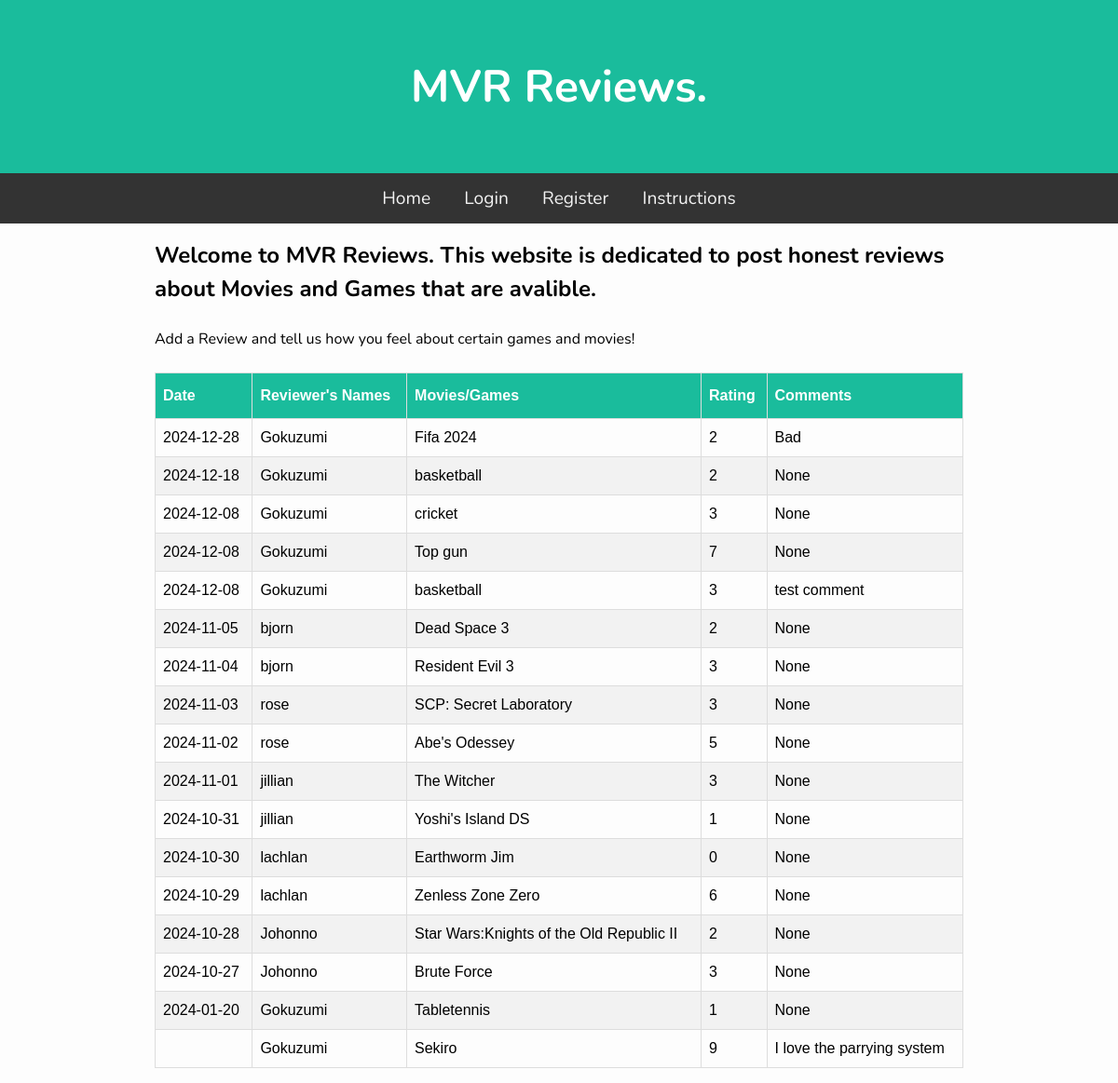
Before: / with the older database file.
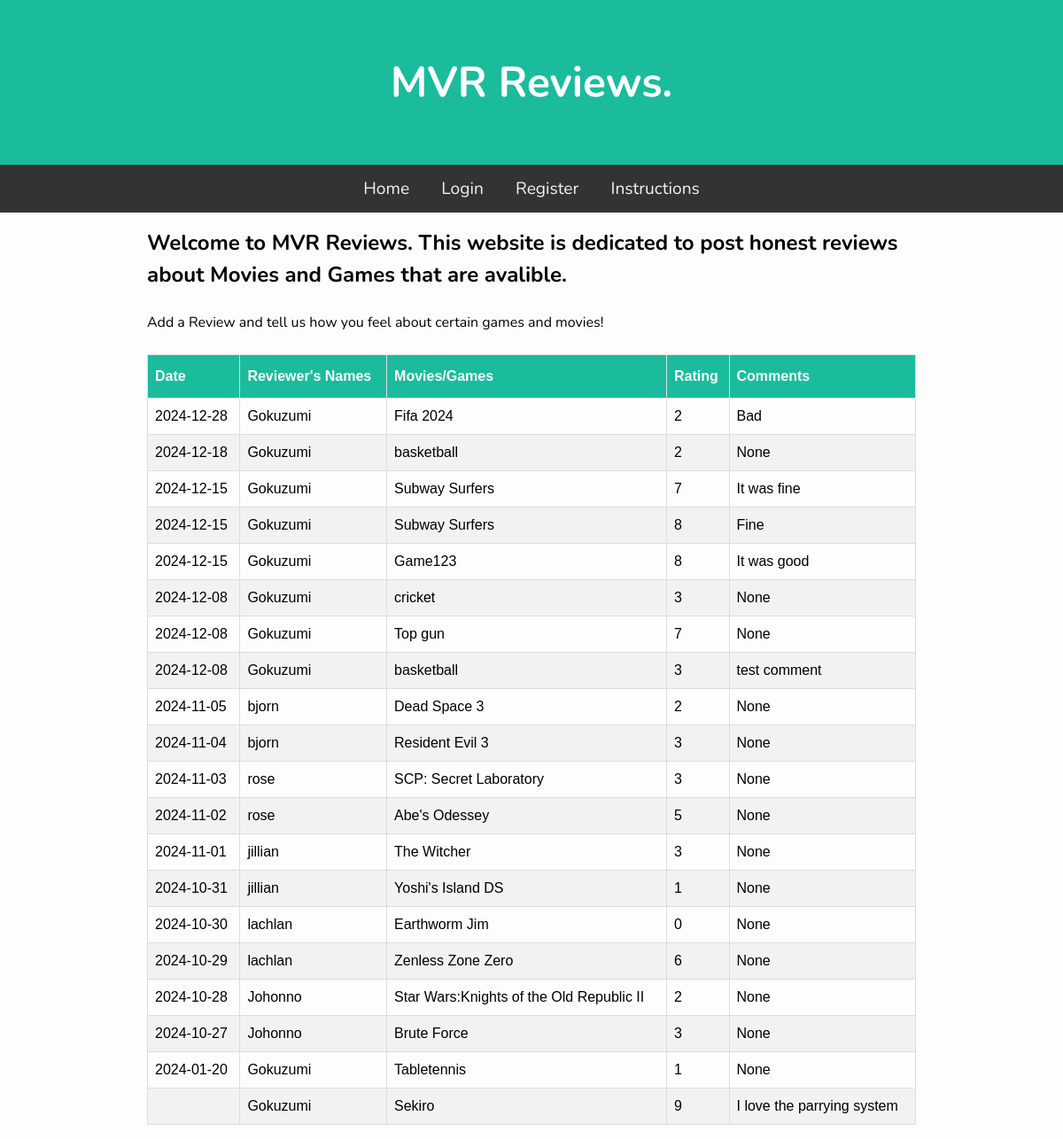
After: the same page with the newer database file.
### tables this page shows
CREATE TABLE "Reviews"(id INTEGER PRIMARY KEY AUTOINCREMENT,
                    user_id INTEGER,
                    date DATE NOT NULL,
                    score INTEGER,
                    game TEXT NOT NULL, COMMENTS TEXT);

CREATE TABLE Users(id INTEGER PRIMARy KEY AUTOINCREMENT,
                    username TEXT UNIQUE NOT NULL,
                    password NOT NULL);

### main.py (the view)
@app.route("/")
def Home():
    reviewData = db.GetAllReviews()
    return render_template("index.html", reviews=reviewData)

### db.py (called while the page is built)
def GetDB():
    db = sqlite3.connect(".database/mvr.db")
    db.row_factory = sqlite3.Row
    return db

def GetAllReviews():
    db = GetDB()
    reviews = db.execute("""SELECT Reviews.date, Reviews.game, Reviews.score, Users.username, Reviews.comments
                            FROM Reviews JOIN Users ON Reviews.user_id = Users.id
                            ORDER BY date DESC""").fetchall()
    db.close()
    return reviews

### templates/index.html (shortened to what this page needs)
{% extends "base.html" %}
{% block content %}
<h2>Welcome to MVR Reviews. This website is dedicated to post honest reviews about Movies and Games that are avalible.</h2>
<div class="container">
    <p><br> Add a Review and tell us how you feel about certain games and movies!</br></p>
</div>
<br>
<table class="review_table">
    <thead>
        <th>Date</th>
        <th>Reviewer's Names</th>
        <th>Movies/Games</th>
        <th>Rating</th>
        <th>Comments</th>
    </thead>
    <tbody>
        {% for review in reviews %}
        <tr>
            <td>{{ review['date'] }}</td>
            <td>{{ review['username'] }}</td>
            <td>{{ review['game'] }}</td>
            <td>{{ review['score'] }}</td>
            <td>{{review['comments']}}</td>
        </tr>
        {% endfor %}
    </tbody>
</table>
{% endblock %}

### templates/base.html (shortened to what this page needs)
<!DOCTYPE html>
<html lang="en">
<head>
    <link rel="stylesheet" href="static/css/style.css" />
</head>
<body>
    <h1 class="banner">MVR Reviews.</h1>
    <nav>
        <a href="/">Home</a>
        {% if not session['username'] %}
            <a href="/login">Login</a>
            <a href="/register">Register</a>
        {% else %}
            <a href="/logout">Logout</a>
        {% endif %}
         <a href="/Instructions">Instructions</a>
    </nav>
    <main>
        {% block content %}
        {% endblock %}
    </main>
</body>
</html>

### static/css/style.css (style rules this page uses)
* { padding: 0; margin: 0; box-sizing: border-box; }
body { background: #fdfdfd; font-family: "Nunito", sans-serif; font-size: 1rem; }
main { max-width: 900px; margin: auto; padding: 1rem; line-height: 1.5; }
.banner { padding: 60px; text-align: center; background: #1abc9c; color: white; font-size: 3em; }
nav { overflow: hidden; background-color: #333; text-align: center; }
nav a { display: inline-block; color: #f2f2f2; padding: 14px 16px; text-decoration: none; font-size: 1.2em; }
.review_table { font-family: Arial, Helvetica, sans-serif; border-collapse: collapse; width: 100%; }
.review_table td, .review_table th { border: 1px solid #ddd; padding: 8px; }
.review_table tr:nth-child(even) { background-color: #f2f2f2; }
.review_table th { padding-top: 12px; padding-bottom: 12px; text-align: left; background-color: #1abc9c; color: white; }

Changed rows visible on the page:
added Reviews: date "2024-12-15", username "Gokuzumi", game "Subway Surfers", score "7", comments "It was fine"
added Reviews: date "2024-12-15", username "Gokuzumi", game "Subway Surfers", score "8", comments "Fine"
added Reviews: date "2024-12-15", username "Gokuzumi", game "Game123", score "8", comments "It was good"
